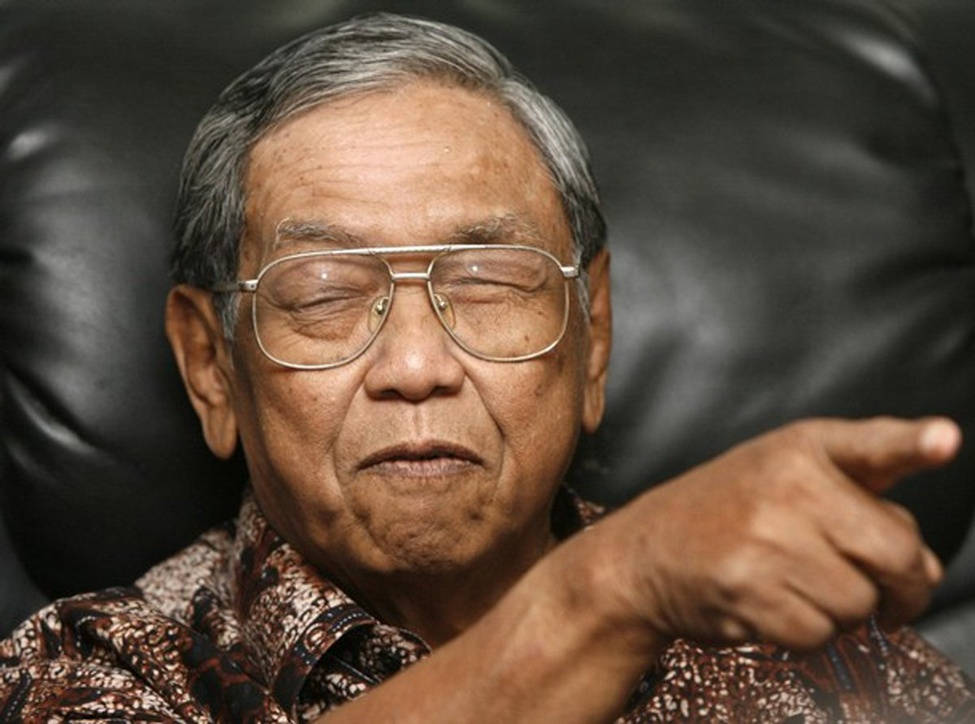
#> input picture dataset/train/Gusdur/1.jpg, 975 x 724 px, shrunk from 1200 x 891 before the run; its folder holds only this picture in this run
$ python tempCodeRunnerFile.py
#> lines starting #> are read from the running program, lines starting #| are printed output that depends on the picture
import os
import cv2 as cv
import numpy as np


root_path = 'dataset/train'


def get_path_list(root_path):

    list_name_folder = []

    for name in os.listdir(root_path):
        list_name_folder.append(name)

    return list_name_folder

    '''
        To get a list of path directories from root path

        Parameters
        ----------
        root_path : str
            Location of root directory

        Returns
        -------
        list
            List containing the names of the sub-directories in the
            root directory
    '''


train_names = get_path_list(root_path)
# print(get_path_list(root_path='dataset/train'))


def get_class_id(root_path, train_names):

#> called with root_path = 'dataset/train'
    list_id = []
    list_train_images = []

    for id, folder_name in enumerate(train_names):
        for img_names in os.listdir(root_path + '/' + folder_name):
            img = cv.imread(root_path + '/' + folder_name + '/' + img_names)
#> img is the input picture: shape (724, 975, 3); mean B, G, R 61.2, 76.6, 95.5
            list_train_images.append(img)
            list_id.append(id)

    return list_train_images, list_id

    '''
        To get a list of train images and a list of image classes id

        Parameters
        ----------
        root_path : str
            Location of images root directory
        train_names : list
            List containing the names of the train sub-directories

        Returns
        -------
        list
            List containing all image in the train directories
        list
            List containing all image classes id
    '''


image_list, b = get_class_id(root_path, train_names)
#> image_list = 2 items; b = [0, 1]
# print(b)


def detect_faces_and_filter(image_list, image_classes_list=None):

    face_cascade = cv.CascadeClassifier(
        './haarcascades/haarcascades/haarcascade_frontalface_default.xml')

    train_face_grays = []
    test_faces_rects = []
    filtered_classes_list = []

    for id, img in enumerate(image_list):
        img_gray = cv.cvtColor(img, cv.COLOR_BGR2GRAY)
        detected_face = face_cascade.detectMultiScale(
            img_gray, scaleFactor=1.20, minNeighbors=5)

        if (len(detected_face) < 1):
            continue

        for face in detected_face:
            x, y, h, w = face
            face_rects = x, y, h, w
            face_img_gray = img_gray[y:y+h, x:x+w]

            train_face_grays.append(face_img_gray)
            filtered_classes_list.append(id)
            test_faces_rects.append(face_rects)
#> this loop made 2 passes
#> (id, detected_face) on passes 1 to 2: (0, [[197, 123, 414, 414]]), (1, [[156, 60, 87, 87]])
#> pass 1, in detect_faces_and_filter, `img_gray = cv.cvtColor(img, cv.COLOR_BGR2GRAY)`:
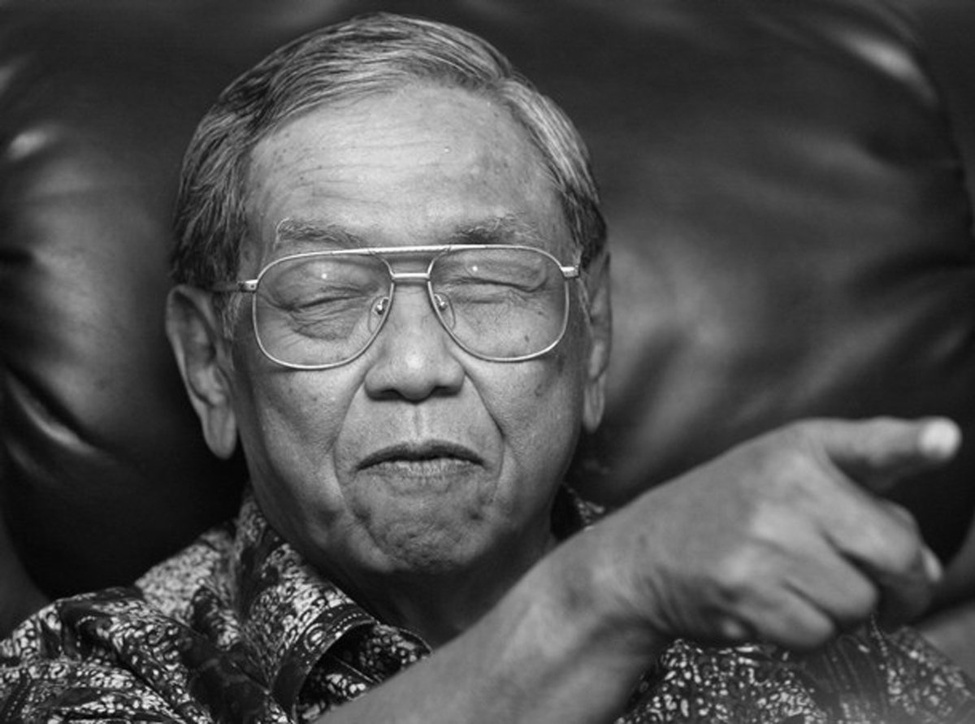
#> img_gray: shape (724, 975); min 0, max 254, mean 80.5
#> pass 2, in detect_faces_and_filter, `img_gray = cv.cvtColor(img, cv.COLOR_BGR2GRAY)`:
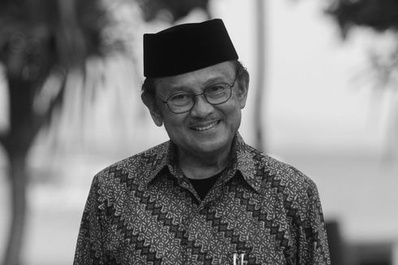
#> img_gray: shape (265, 398); min 3, max 249, mean 126.9
#> after the loop, filtered_classes_list = [0, 1]; test_faces_rects = [(197, 123, 414, 414), (156, 60, 87, 87)]; train_face_grays = 2 items

    return train_face_grays, test_faces_rects, filtered_classes_list


train_face_grays, test_faces_rects, filtered_classes_list = detect_faces_and_filter(
    image_list, image_classes_list=None)
#> train_face_grays = 2 items; test_faces_rects = [(197, 123, 414, 414), (156, 60, 87, 87)]; filtered_classes_list = [0, 1]

print(test_faces_rects)
#| [(197, 123, 414, 414), (156, 60, 87, 87)]
